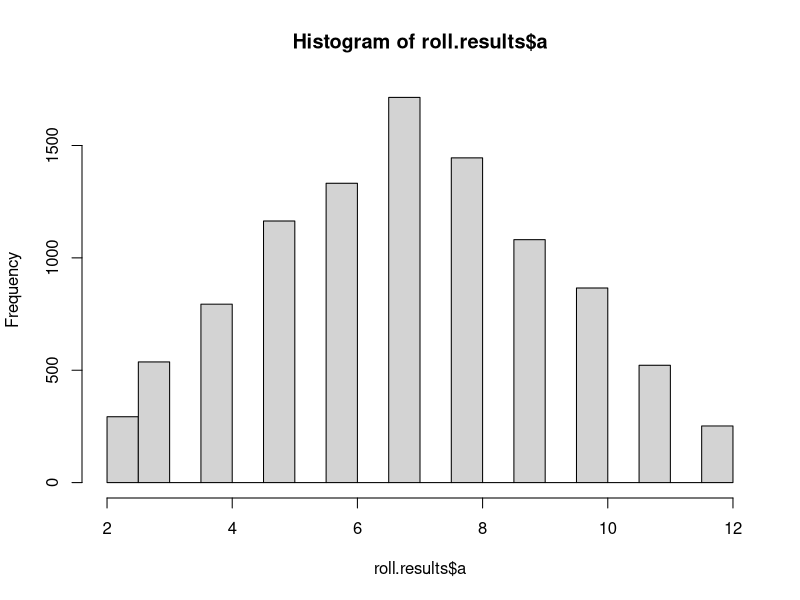
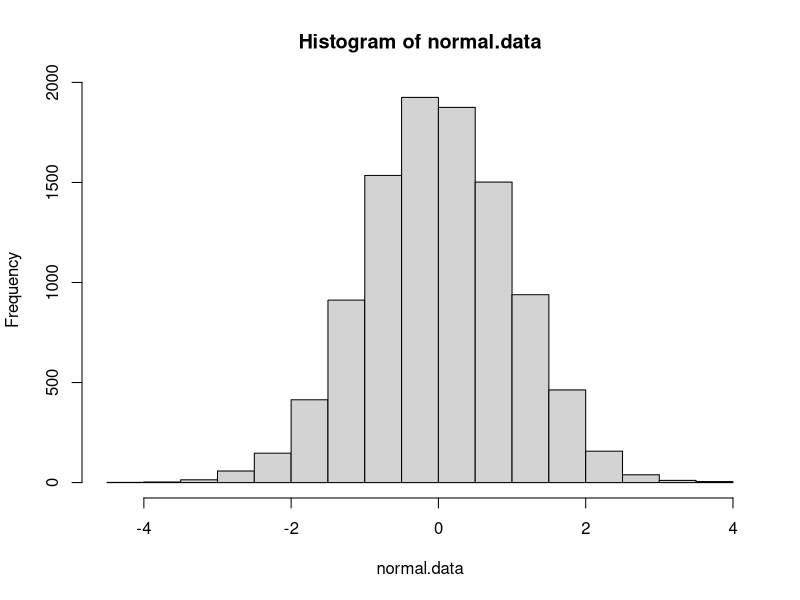
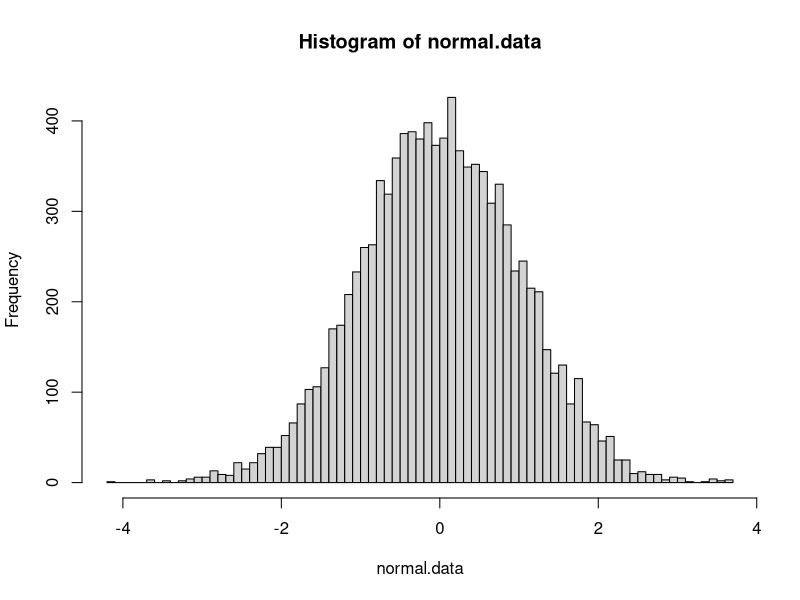

These figures' R source, in order: (Note: a time limit stopped this script after it produced the figures.)
# for loops ####

# sometimes we want to repeat a section of code making a small change
# each time. a for loop allows us to do this without rewriting code 
# unnecessarily. here's an example:

for(i in 1:10){
  print(i)
}

# if you run the code above, the print statement executes 10 times.
# the first time it executes, i is 1. the second time i is 2. and so on.

# let's look a little more carefully at the piece of the for loop inside the
# parentheses. the first part declares the name of a variable. this can be
# whatever you want. the "in" keyword separates the name of the variable
# from the values that the variable will take. those are specified to the right.
# in the above example, we use the array of integers from 1 to 10, declared
# with the : operator.

# note that the values that the variable takes can be any kind of array/vector,
# such as the following examples.

for(word in c('four','score','and','seven','years')){
  print(word)
}

for(odd.number in c(1,3,5,7,9)){
  print(odd.number)
}

for(even.number in seq(from=2, to=20, by=2)){
  print(even.number)
}

# write a for loop that prints every interger from 1 to 100 and if the number is divisble
# by 5. for example, the first few print outs should be:
# 1 is not divisible by 5
# 2 is not divisible by 5
# 3 is not divisible by 5
# 4 is not divisible by 5
# 5 is divisible by 5
# 6 is not divisible by 5

# hint: two helpful functions will be paste() and the modulus %% operator.

# ANSWER NEEDED HERE.
for (i in 1:100){
  if ((i %% 5) == 0){
    print(paste(i, "is divisible by 5"))
  }else{
    print(paste(i, "is not divisible by 5 "))
    }
  }
# another thing that we sometimes want to do with a for loop is to store the results
# of the loop in a data structure. the following code creates an array and puts a random
# number in each element of the array (there are faster ways to do this in R, this example
# is just for pedagogical purposes)

random.numbers <- numeric()
for(i in 1:100){
  random.numbers[i] <- rnorm(1,mean=0,sd=1)
}

# using a for loop, create a new array that is 2 items shorter than the random.numbers array
# created above. each element in this array should be the average of the three neighboring items
# in random.numbers (we are applying a simple smoothing function to the data). for example,
# the first element in the array would be the average of random.numbers[1:3], the second would
# be the average of random.numbers[2:4], and so on.

# ANSWER NEEDED HERE
myarray <- numeric()
for (i in 1:98){
  myarray[i] <- (random.numbers[i] + random.numbers[i+1] + random.numbers[i+2])/3
}
# while loops ####

# a different kind of loop is a while loop. a while loop runs while some statement is true.
# once the statement is no longer true, it stops. for example, the following code will run
# until i < 10 is no longer true.

i <- 0
while(i < 10){
  print(i)
  i <- i + 1
}

# while loops can be useful when you don't know exactly how many times you need to 
# repeat code. for example, if your code has some element of randomness. the following
# code will run until the number 4 is randomly chosen

num_loops <- 0
while(sample(1:10, 1) != 4){
  num_loops <- num_loops + 1
}
print(num_loops)

# write a while loop that generates three random integers between 1 and 6, and stops
# when they are all the same number. count the number of loops that it takes.

# ANSWER NEEDED HERE
holder <- 0
while ((sum(sample(1:6, 3))%%3) != 0){
  holder <- holder + 1
}
print(holder)
# replicate ####

# R has lots of built in methods to avoid for loops. one of those methods is replicate().
# replicate() lets us run a function repeatedly and store the result of each run in an array.
# this is really useful for monte carlo simulations, where we run a function that has some
# stochastic element over and over again to calculate long-run probabilities.

# first, write a function below that simulates a roll of 2 six-sided dice. (each die has an
# equal probability of generating each interger between 1 and 6).

dice.roll <- function(){
 x <- sample(1:6, 2, replace = TRUE)
 return(sum(x))
}
replicate(2, dice.roll())

# we can use replicate to simulate rolling a pair of dice thousands of times and observing
# the empirical probability of these events.

roll.results <-data.frame(
  a = replicate(10000, dice.roll())
  )

# the actual probability of getting a 2 is 1/36. can you determine what proportion of the
# simulated rolls are 2? how close is it to 1/36?


# ANSWER NEEDED HERE #
roll.twos <-sum(roll.results == 2)/10000
Error <- roll.twos - (1/36)
# hist ####

# a useful function for visualizing distributions, like the simulated dice rolls, is the
# hist() function (short for histogram). here's a histogram for the roll.results generated
# above:

hist(roll.results$a)

# sometimes you'll want to tweak the settings of the plot, especially the number of different
# bins in the histogram. for example, here's a set of random numbers generated from a normal
# distribution with mean 0 and standard deviation 1:

normal.data <- rnorm(10000, mean=0,sd=1)
hist(normal.data)

# the above histogram does an OK job, but with 10,000 data points we can afford to use
# narrower bins and get a better picture of the data:

hist(normal.data, breaks=100)

# matrix ####

# when we create arrays with c(), we call these one-dimensional arrays. it's like
# creating a single row (or column) of data on a spreadsheet. sometimes we need to 
# store two-dimensional data. for this, R has a function called matrix()

m <- matrix(1:10, nrow=2)

# run the code above, and then click the m object in the Environment pane (top-right)
# to open the matrix object. notice that the matrix has 2 rows and 5 columns. R 
# automatically figured out that we needed 5 columns, based on the number of data
# points and the number of rows. also note that the data are added by column. the
# first column has 1, 2, instead of the first row having 1, 2, 3, 4, 5. using the help
# function (?matrix) or a google search, figure out how to generate the matrix so the 
# data are added by row. if done correctly the matrix should look like this:

# 1 2 3 4 5
# 6 7 8 9 10

# ANSWER NEEDED HERE.
s <- matrix(1:10, nrow = 2, byrow = TRUE)
print(s)

# to extract values from the matrix, we use the same array brackets as before []. 
# but, we can specify both dimensions. for example,

row <- 1
column <- 3
m[row, column] # should be 3 for the matrix created by row, or 5 for the created matrix by column.

# one other thing you can do is extract an entire row or column, simply by not specifying a value
# for the other dimension

m[row, ] # extracts the entire row
m[, column] # extract the entire column

# create a 10x10 matrix filled with 100 random integers between 1 and 4. then extract the 2nd row
# of the matrix and calculate the sum of all the values in that row. hint: no loops are necessary!
# check out the size and replace arguments of sample (?sample). 

# ANSWER NEEDED HERE.
d <- c(1:100)
d <- sapply(d, function(x) sample(1:4, size = 1, replace = T))
d <- matrix(d, 10, 10)
# finally, you can also extract just a piece of a matrix.

five.by.five <- matrix(1:25, nrow=5)

three.by.three <- five.by.five[1:3, 2:4]

# the above code creates a 5x5 matrix, and then selects rows 1-3 and columns 2-4 of that matrix
# to extract a subset.

# write code to extract a 2x2 matrix, containing just the EVEN columns and rows of the
# five.by.five matrix. hint: use c() to create lists of non-consecutive integers.

# ANSWER NEEDED HERE

Evens.i <- five.by.five[c(2,4),]
Evens.j <- five.by.five[ ,c(2,4)] #the question doesn't make sense... can't make a 2x2 matrix
                                  # out of a 1x5 or 5x1 string

# max(), min(), which(), and sample() ####

# max() and min() return the maximum and minimum value of a set of numbers.

max(1:25)
min(1:25)

# which() returns the LOCATION of specified items in an array or matrix

wheres.waldo <- c('Not Waldo', 'Not Waldo', 'Waldo', 'Not Waldo')
which(wheres.waldo == 'Waldo') 

# sample(), in addition to generating random numbers, can also be used to reorder an
# array:

in.order <- 1:100
random.order <- sample(in.order)
print(random.order)

# this works because by default sample returns a number of samples equal to the set of
# items being sampled from, and it samples without replacement (meaning each item can
# only be sampled one time).

# put together the four functions above (min(), max(), which(), and sample()) to generate
# an array containing the integers 1-50 in a random order, and find the LOCATION of the minimum
# and maximum values in the array.

# ANSWER NEEDED HERE.
g <-1:50
random.order.2 <-sample(g)
maximum <- which((max(random.order.2) == random.order.2))
minimum <- which((min(random.order.2) == random.order.2))

adder <- function(x){
  x=x+1
}
compiler <- function(y){
  while(y<10){
    adder(y)
  }
  }
a <- compiler(1)
